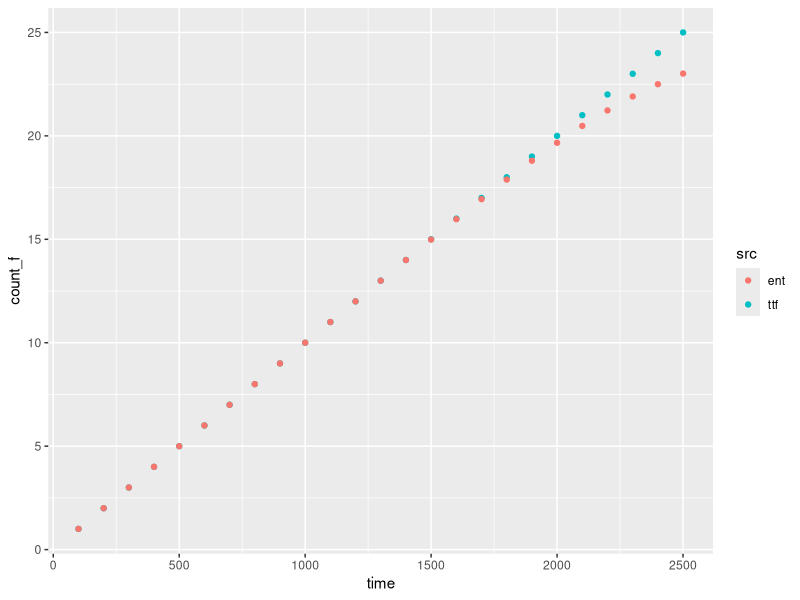

This chart was generated by the following R code:
## ---- chunk 1

library(tidyverse)
# Function to simulate the General Renewal Process
# Input, Weibull(Scale and Shape)
simGRP <- function (scale, shape = 1, q = 1, n_sim = 1e4, n_failure = 25) {
  ttf <- matrix(NA, n_failure, n_sim )
  
  # generate time to 1st failure
  ttf[1, ] <- rweibull(n_sim, scale = scale, shape = shape)
  v_time <- ttf[1, ] * q
  
  # generating time to ith failure - inverse of conditional Weibull CDF
  for (i in 2:n_failure) {
    #  rand <- runif(n_sim)
    ttf[i, ] <- scale *( ( (v_time/scale)^shape - log(1 - runif(n_sim)) )^(1 / shape)) - 
      v_time + ttf[i-1, ]
    v_time <- q * ttf[ i, ]
  }
  
  #Return data frame
  ttf <- tibble(time_to_f = as.vector(ttf), 
                count_f = rep(1:n_failure, n_sim), 
                simid = rep(1:n_sim, each = n_failure))
}

# start clock
ptm <- proc.time()
ttf <- simGRP( scale = 100, shape = 1, q = 0, n_sim = 1e6, n_failure = 25)
proc.time() - ptm
## ---- chunk 2

ttn <- function (data) {
  time_to_failure <- ttf %>%
    group_by(count_f) %>%
    summarise(avg = mean(time_to_f))
}


cumprob <- function( data, count_failure, time_p ) { 
  dims <- data %>%
  filter(count_f >= count_failure & time_to_f < time_p) %>%
  dim()
  dims[1]/dim(data)[1]}

prob <- function( data, count_failure, time_p ) { 
  dims <- data %>%
  filter(count_f == count_failure & time_to_f < time_p) %>%
  dim()
  dims[1]/dim(data)[1]}

prob(ttf, 3, 10000)
cumprob(ttf, 3, 10000)

# verify cumprob
cprob = 0
for (i in 3:40){ cprob = cprob + prob(ttf, i, 10000)}
cprob

# Expected N(t)
E_Nt <- function (data, t){
  dims <- data %>%
    filter(time_to_f < t) %>%
    dim()
  dims[1]/length(unique(data$simid))
}
## ---- chunk 3
time_to_nth <- ttn(ttf)
ent <- sapply(as_vector(time_to_nth[,2]), function(x) E_Nt(ttf, x))
# plot(1:25, ent)
# abline(0,1)
time_to_nth <- tibble(count_f = c(1:25, ent), 
                      time = as_vector(rep(time_to_nth[,2],2)),
                      src = rep(c("ttf", "ent"), each = 25))
ggplot(time_to_nth, aes(x = time, y = count_f)) + geom_point(aes(color = src))
